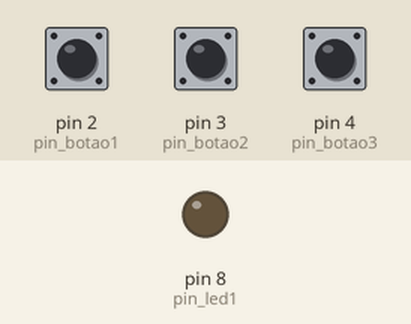
Recording of a sketch running on a simulated Arduino Uno, built with avr-gcc and run on an emulated ATmega328P. Shown: output pins drawn as LEDs (lit = HIGH). The test bench sets the inputs (shaded band); at power-on: pin 2 (pin_botao1) LOW, pin 3 (pin_botao2) LOW, pin 4 (pin_botao3) LOW.

Above: at 1.2 s.
1.3 s: pin 2 (pin_botao1) pulled HIGH for 0.15 s
At 1.37 s:
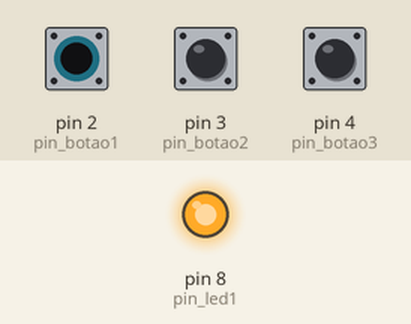
2.9 s: pin 2 (pin_botao1) pulled HIGH for 3.2 s
At 7.3 s:
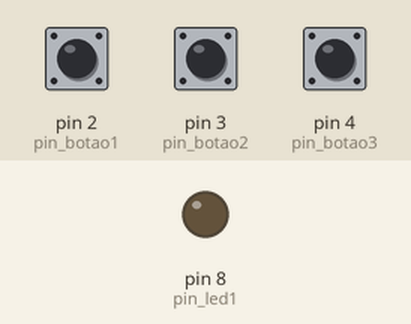
7.6 s: pin 3 (pin_botao2) pulled HIGH for 3.2 s
At 8.5 s:
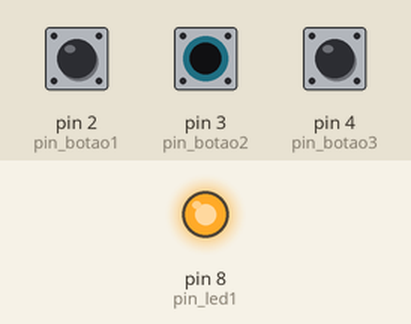
Timing chart, 0 to 12.3 s (numbered marks = the images above; inputs shaded):
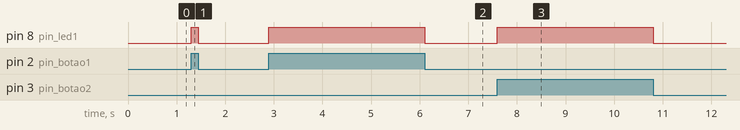

Measured:
- after the input at 1.3 s, pin 8 (pin_led1): LOW → HIGH at once, → LOW 0.15 s later
- after the input at 2.9 s, pin 8 (pin_led1): LOW → HIGH at once, → LOW 3.2 s later
- after the input at 7.6 s, pin 8 (pin_led1): LOW → HIGH at once, → LOW 3.2 s later

The sketch:

atividade4.ino
```cpp
#define pin_led1 8  //define pino do led

#define pin_botao1 2 //define botao1 pino 2
#define pin_botao2 3 //define botao2 pino 3
#define pin_botao3 4 //define botao3 pino 4

int conta = 0;
int somaA = 0;
int somaB = 0;
int somaC = 0;

int contaA = 0;
int contaB = 0;
int contaC = 0;
void setup()
{
  pinMode(pin_led1, OUTPUT); // valvula

  pinMode(pin_botao1, INPUT); // sensor A
  pinMode(pin_botao2, INPUT); // sensor B
}

void loop() {
 conta = (contaA + contaB + contaC);
 bool estadoA = digitalRead(pin_botao1);  //le o botao e declara como booleano(0 ou 1)
 bool estadoB = digitalRead(pin_botao2); //le o botao e declara como booleano(0 ou 1)
 bool estadoC = digitalRead(pin_botao3); //le o botao e declara como booleano(0 ou 1)

  if (estadoA == 1 && somaA == 0) { //se botao 1 apertado
    contaA++;
    somaA++;
  }

  if (estadoA == 0) { //se botao 1 nao estiver apertado
    somaA = 0;
    contaA = 0;
  }

  if (estadoB == 1 && somaB == 0) { //se botao 2 estiver apertado
    contaB++;
    somaB++;
  }

  if (estadoB == 0) { //se botao 2 nao estiver apertado
    somaB = 0;
    contaB = 0;
  }

  if (estadoC == 1 && somaC == 0) { //se botao 3 estiver apertado
    contaC++;
    somaC++;
  }

  if (estadoC == 0) { //se botao 3 nao estiver apertado
    somaC = 0;
    contaC = 0;
  }

  if ((conta % 2) == 1) { //se o resto da conta for igual a 1
    digitalWrite(pin_led1, HIGH); //liga o led
  } else {
    digitalWrite(pin_led1, LOW); //desliga o led
  }
}
```
